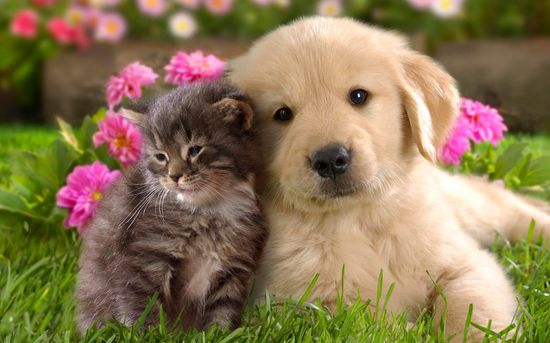
#> input picture TestProgram/cat_dog.jpg, 550 x 343 px
$ python test.py
#> lines starting #> are read from the running program, lines starting #| are printed output that depends on the picture
# Importing the OpenCV library
import cv2


# Reading the image using imread() function
image = cv2.imread('cat_dog.jpg')
#> image is the input picture: shape (343, 550, 3); mean B, G, R 84.4, 119.7, 138.9

## Extracting the height and width of an image
#h, w = image.shape[:2]
## Displaying the height and width


print(f"Alto: {image.shape[0]} | Ancho: {image.shape[1]}")
#| Alto: 343 | Ancho: 550

image_resize = cv2.resize(image, (800, 600))
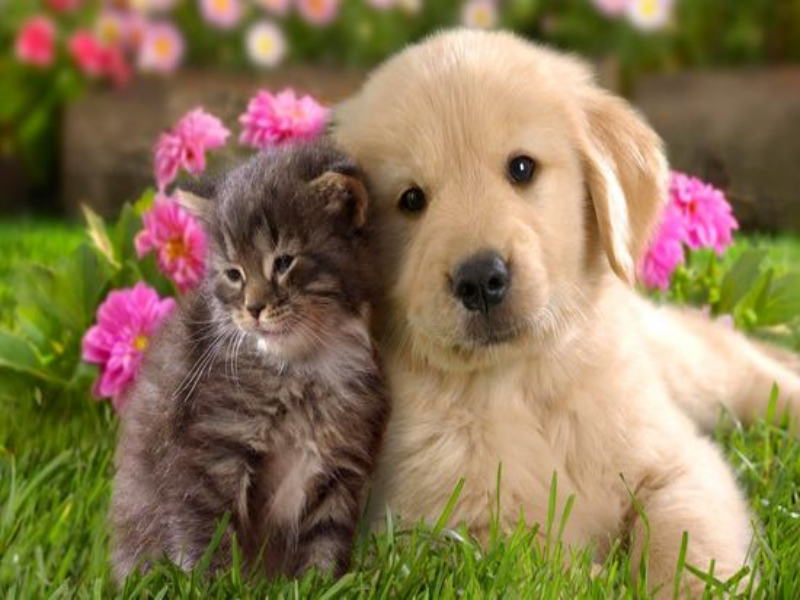
#> image_resize: shape (600, 800, 3); mean B, G, R 84.3, 119.6, 138.8


cv2.imshow('sample image',image_resize)

cv2.waitKey(0) # waits until a key is pressed
cv2.destroyAllWindows() # destroys the window showing image
